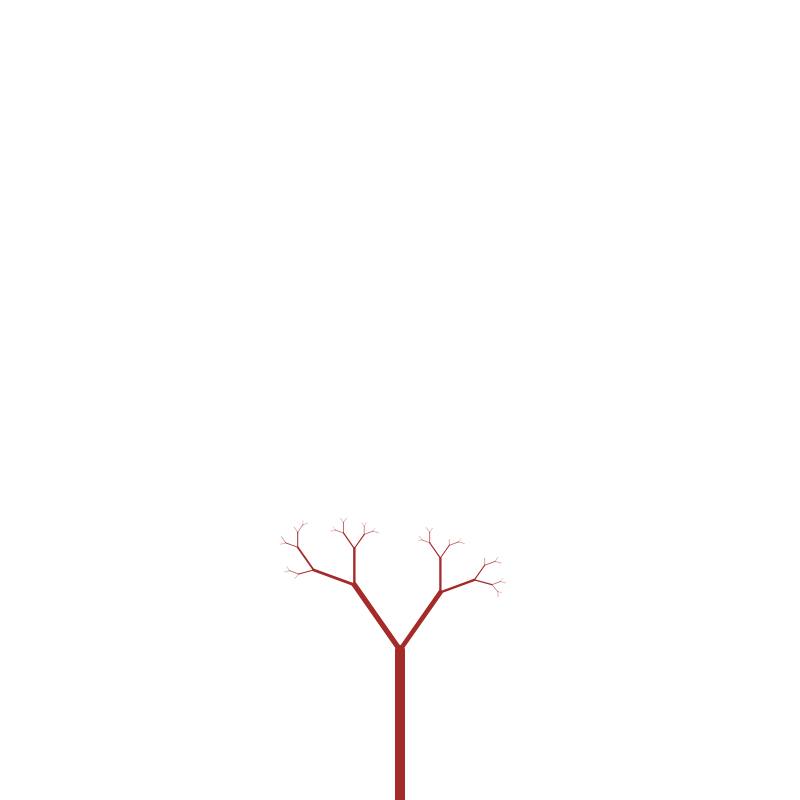
Frame 1 (no input)
Frame 60 (no input): identical to frame 1, image omitted
Frame 120 (the mouse pressed at the canvas centre since frame 60): identical to frame 1, image omitted

The p5.js sketch that drew this single still picture (run headless with seeded random() and noise() and a simulated clock; from frame 60 on, the mouse is pressed at the canvas centre):

// p5.js sketch
// ── sketch.js
let branchLength = 150;
let minimumWeight = 0.05;
let stemAngle;

function setup() {
    createCanvas(800, 800);
    stemAngle = radians(35);
    createTree();
    frameRate(30);
}

function createTree() {
    tree = [];
    iteration = 0;
    let growDirection = createVector(0, -branchLength);
    let startPosition = createVector(400, 800);
    let endPosition = p5.Vector.add(startPosition, growDirection);
    tree.push({
        start: startPosition.copy(),
        end: endPosition.copy(),
        direction: p5.Vector.normalize(growDirection),
        weight: 1
    });
    splitBranch(endPosition, 1, p5.Vector.normalize(growDirection));
}

function draw() {
    background(255);
    stroke('brown');
    for (let i = 0; i < tree.length; i++) {
        branch = tree[i];
        strokeWeight(branch.weight*10);
        line(branch.start.x, branch.start.y, branch.end.x, branch.end.y);
    }
}

function splitBranch(startPoint, branchWeight, growDirection) {
    // make it stop at a certain level:
    let split = Math.random()*0.2+0.35;
    if (branchWeight < minimumWeight) return;

    // left side first --------
    // change direction of growth:
    let growDirectionLeft = p5.Vector.rotate(growDirection.copy(), -stemAngle).mult(branchLength*branchWeight*split);
    // find the end point of the branch with vector addition:
    let endPositionLeft = p5.Vector.add(startPoint, growDirectionLeft);
    // add it to the tree
    tree.push({start: startPoint.copy(), end: endPositionLeft.copy(), weight: branchWeight*split});
    // recursively add more
    splitBranch(endPositionLeft, branchWeight*split, p5.Vector.normalize(growDirectionLeft));

    // right side follows --------
    // change direction of growth:
    let growDirectionRight = p5.Vector.rotate(growDirection.copy(), stemAngle).mult(branchLength*branchWeight*(1-split));
    // find the end point of the branch with vector addition:
    let endPositionRight = p5.Vector.add(startPoint, growDirectionRight);
    // add it to the tree
    tree.push({start: startPoint.copy(), end: endPositionRight.copy(), weight: branchWeight*(1-split)});
    // recursively add more
    splitBranch(endPositionRight, branchWeight*(1-split), p5.Vector.normalize(growDirectionRight));
}
